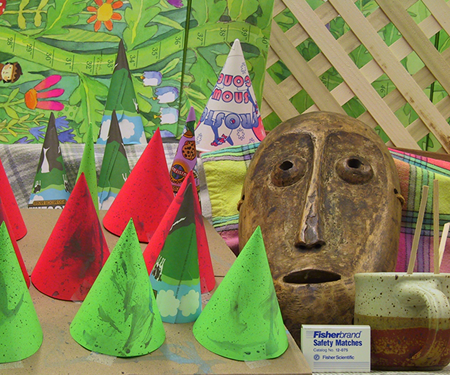
#> input picture Lab01/im2.png, 450 x 375 px
$ python stereo_matchBM2.py
#> lines starting #> are read from the running program, lines starting #| are printed output that depends on the picture; after the words box and inside, x2 and y2 are one past the last pixel; in counts of white or black regions, pixels touching at a corner belong together
#!/usr/bin/env python

'''
Simple example of stereo image matching and point cloud generation.

Resulting .ply file cam be easily viewed using MeshLab ( http://meshlab.sourceforge.net/ )
'''


import numpy as np
import cv2 as cv

ply_header = '''ply
format ascii 1.0
element vertex %(vert_num)d
property float x
property float y
property float z
property uchar red
property uchar green
property uchar blue
end_header
'''


def main():
    print('loading images...')
    imgL = cv.imread('im2.png', cv.IMREAD_GRAYSCALE)  # downscale images for faster processing
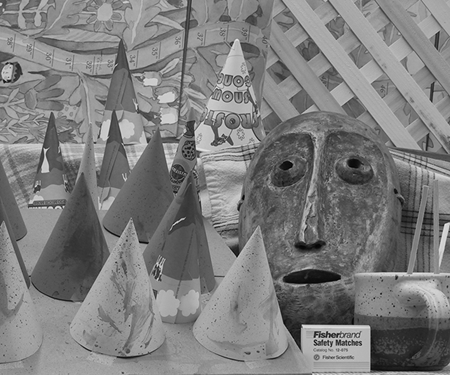
#> imgL: shape (375, 450); min 0, max 235, mean 125
    imgR = cv.imread('im6.png', cv.IMREAD_GRAYSCALE)
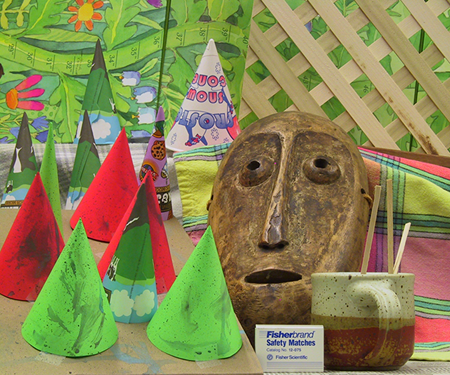
#> input picture Lab01/im6.png, 450 x 375 px
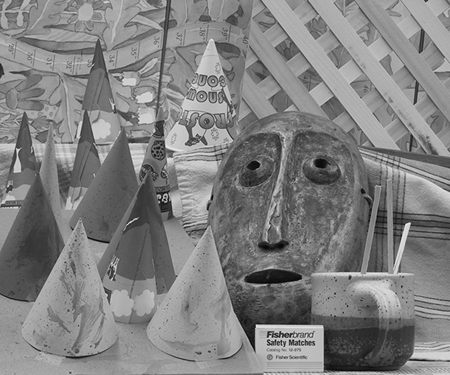
#> imgR: shape (375, 450); min 0, max 243, mean 128.4

    # Create StereoBM object
    num_disparities = 16 * 6   # must be divisible by 16
    block_size = 7            # odd number (5–255)

    stereo = cv.StereoBM_create(numDisparities=num_disparities,
                             blockSize=block_size)

    # Compute disparity
    disparity = stereo.compute(imgL, imgR).astype(np.float32) / 16.0
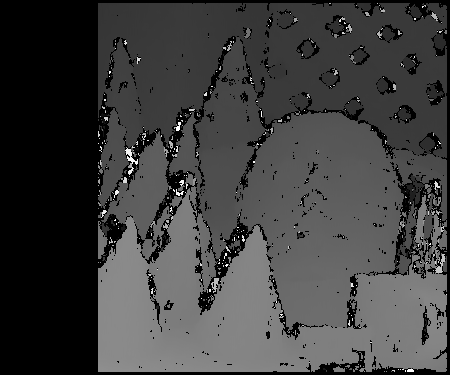
#> disparity: shape (375, 450) float32; min -1, max 95, mean 22.9; drawn with min black and max white

    # Normalize for visualization
    disp_vis = cv.normalize(disparity, None, 0, 255, cv.NORM_MINMAX)
    disp_vis = np.uint8(disp_vis)

    # Show result

    cv.imshow('left', imgL)
    cv.imshow('disparity', disp_vis)
    cv.waitKey()

    dispGT = cv.imread('disp2.png', cv.IMREAD_GRAYSCALE)/4
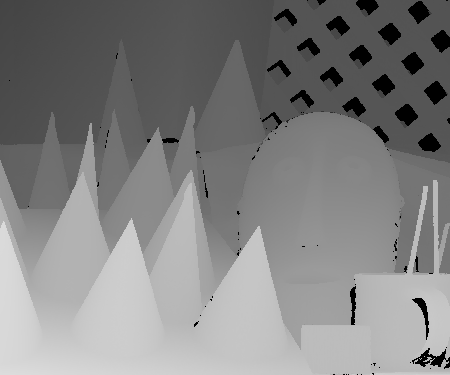
#> input picture Lab01/disp2.png, 450 x 375 px
#> dispGT: shape (375, 450) float64; min 0, max 55, mean 32.5

    # Compute error
    mask = (dispGT > 0)
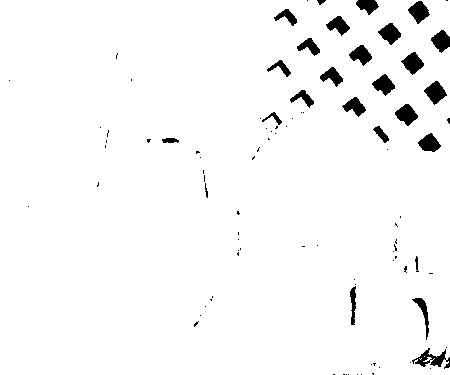
#> mask: shape (375, 450) bool; 96.8% white; 93 black regions (67 under 20 px), largest, box (x1, y1, x2, y2) and area: (412, 348, 450, 369) 318, (424, 81, 447, 105) 306, (395, 104, 418, 126) 297
    error = np.abs(disparity[mask] - dispGT[mask])
    errmap = np.abs(disparity - dispGT)
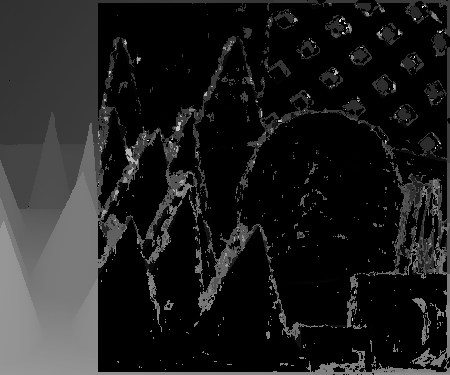
#> errmap: shape (375, 450) float64; min 0, max 93.88, mean 11.8; drawn with min black and max white
    print('Median Absolute Error: %.2f' % np.median(error))
#| Median Absolute Error: 0.19
    cv.imshow('left', errmap/np.max(errmap))
    cv.waitKey()

    print('Done')


if __name__ == '__main__':
    print(__doc__)
    main()
    cv.destroyAllWindows()
